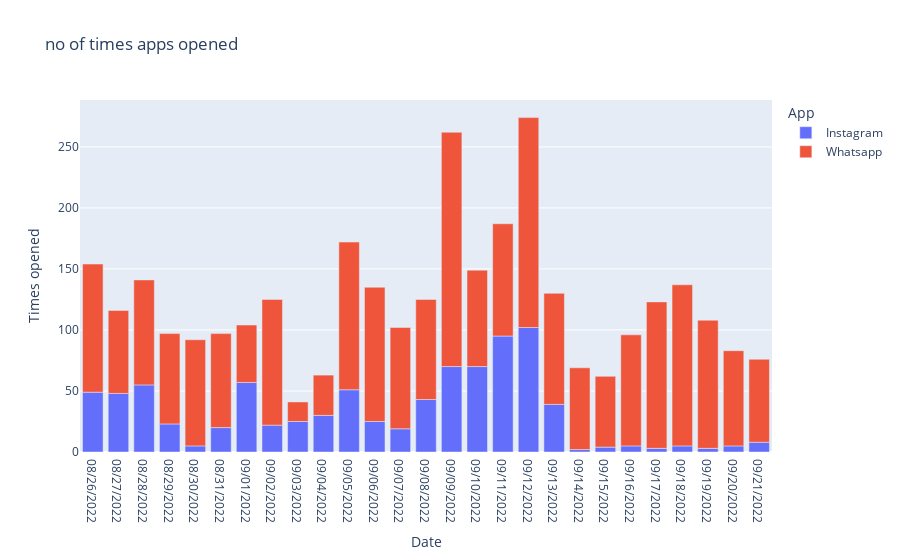

This figure's notebook cell:
### Code cell
#no of times opened
fig=px.bar(data,x="Date",y="Times opened",title="no of times apps opened",color="App")
fig.show()

### Figure 1 — Plotly figure (JSON) as saved in the notebook; plotly's stock layout.template omitted (floating-point values rounded to 4 significant figures)
{"data": [{"alignmentgroup": "True", "hovertemplate": "App=Instagram<br>Date=%{x}<br>Times opened=%{y}<extra></extra>", "legendgroup": "Instagram", "marker": {"color": "#636efa", "pattern": {"shape": ""}}, "name": "Instagram", "offsetgroup": "Instagram", "orientation": "v", "showlegend": true, "textposition": "auto", "type": "bar", "x": ["08/26/2022", "08/27/2022", "08/28/2022", "08/29/2022", "08/30/2022", "08/31/2022", "09/01/2022", "09/02/2022", "09/03/2022", "09/04/2022", "09/05/2022", "09/06/2022", "09/07/2022", "09/08/2022", "09/09/2022", "09/10/2022", "09/11/2022", "09/12/2022", "09/13/2022", "09/14/2022", "09/15/2022", "09/16/2022", "09/17/2022", "09/18/2022", "09/19/2022", "09/20/2022", "09/21/2022"], "xaxis": "x", "y": [49, 48, 55, 23, 5, 20, 57, 22, 25, 30, 51, 25, 19, 43, 70, 70, 95, 102, 39, 2, 4, 5, 3, 5, 3, 5, 8], "yaxis": "y"}, {"alignmentgroup": "True", "hovertemplate": "App=Whatsapp<br>Date=%{x}<br>Times opened=%{y}<extra></extra>", "legendgroup": "Whatsapp", "marker": {"color": "#EF553B", "pattern": {"shape": ""}}, "name": "Whatsapp", "offsetgroup": "Whatsapp", "orientation": "v", "showlegend": true, "textposition": "auto", "type": "bar", "x": ["08/26/2022", "08/27/2022", "08/28/2022", "08/29/2022", "08/30/2022", "08/31/2022", "09/01/2022", "09/02/2022", "09/03/2022", "09/04/2022", "09/05/2022", "09/06/2022", "09/07/2022", "09/08/2022", "09/09/2022", "09/10/2022", "09/11/2022", "09/12/2022", "09/13/2022", "09/14/2022", "09/15/2022", "09/16/2022", "09/17/2022", "09/18/2022", "09/19/2022", "09/20/2022", "09/21/2022"], "xaxis": "x", "y": [105, 68, 86, 74, 87, 77, 47, 103, 16, 33, 121, 110, 83, 82, 192, 79, 92, 172, 91, 67, 58, 91, 120, 132, 105, 78, 68], "yaxis": "y"}], "layout": {"barmode": "relative", "legend": {"title": {"text": "App"}, "tracegroupgap": 0}, "title": {"text": "no of times apps opened"}, "xaxis": {"anchor": "y", "domain": [0, 1], "title": {"text": "Date"}}, "yaxis": {"anchor": "x", "domain": [0, 1], "title": {"text": "Times opened"}}}}
